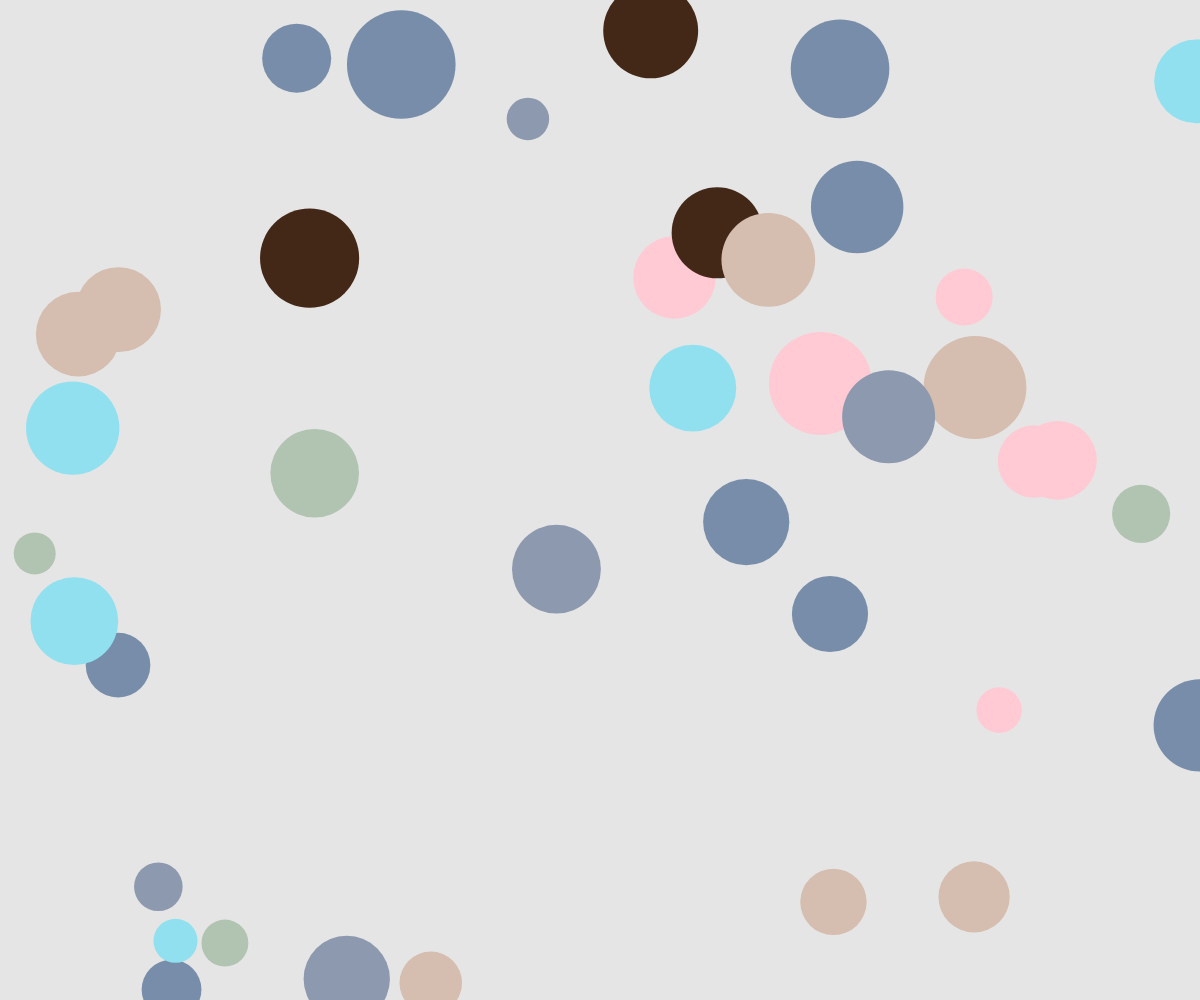
Frame 1 (no input)
Frame 60 (no input): identical to frame 1, image omitted
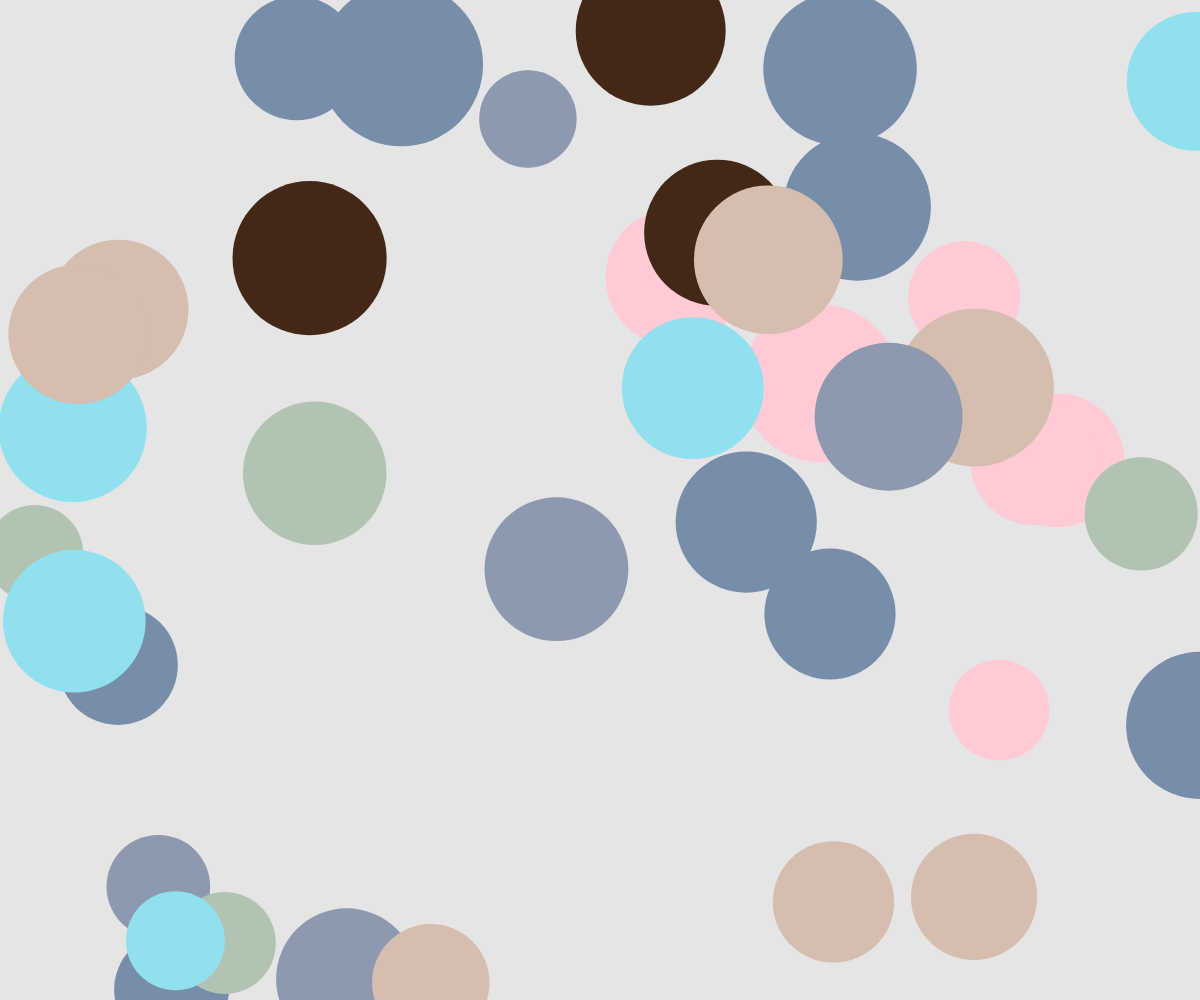
Frame 120 (the mouse pressed at the canvas centre since frame 60)

The p5.js sketch that drew these frames (run headless with seeded random() and noise() and a simulated clock; from frame 60 on, the mouse is pressed at the canvas centre):

// p5.js sketch
// ── sketch.js
let circles = [];
let colors = ["#432818", "#ffcad4", "#778da9", "#d5bdaf", "#8d99ae", "#90e0ef", "#b0c4b1", "#778da9"];

function setup() {
  createCanvas(windowWidth, windowHeight); // 全視窗畫布
  background('#e5e5e5'); // 設定背景顏色

  // 產生 40 個圓的初始資料
  for (let i = 0; i < 40; i++) {
    circles.push({
      x: random(width), // 隨機 x 座標
      y: random(height), // 隨機 y 座標
      size: random(30, 100), // 隨機大小
      color: color(random(colors)) // 從顏色清單中隨機選擇顏色
    });
  }
}

function draw() {
  background('#e5e5e5'); // 重繪背景

  // 計算圓的大小變化
  let sizeOffset = map(mouseX, 0, width, 10, 120);

  // 繪製所有圓
  for (let circle of circles) {
    fill(circle.color);
    noStroke();
    ellipse(circle.x, circle.y, circle.size + sizeOffset); // 圓的大小隨滑鼠移動變化
  }
}

function windowResized() {
  resizeCanvas(windowWidth, windowHeight); // 當視窗大小改變時調整畫布
}
// ── style.css
/* 選單樣式 */
.menu {
  position: absolute;
  top: -50px; /* 初始隱藏選單 */
  right: 10px;
  list-style: none;
  margin: 0;
  padding: 0;
  display: flex;
  gap: 30px;
  z-index: 3; /* 選單在最上層 */
  opacity: 0; /* 初始透明度為 0 */
  transition: top 0.5s ease, opacity 0.5s ease; /* 滑入滑出效果 */
}

.menu li {
  position: relative;
}

.menu a {
  text-decoration: none;
  color: #000;
  font-weight: bold;
  font-size: 20px;
  padding: 5px 10px;
  border: 1px solid #ccc;
  border-radius: 5px;
  background-color: #f9f9f9;
  transition: background-color 0.3s;
}

.menu a:hover {
  background-color: #e0e0e0;
}

/* 子選單樣式 */
.submenu-items {
  display: flex; /* 子選單文字顯示在同一行 */
  position: absolute;
  top: 100%;
  left: 0;
  list-style: none;
  margin: 0;
  padding: 0;
  background-color: #f9f9f9;
  border: 1px solid #ccc;
  border-radius: 5px;
  z-index: 3;
  gap: 10px; /* 子選單項目之間的間距 */
}

.submenu:hover .submenu-items {
  display: flex; /* 保持子選單顯示 */
}

.submenu-items li {
  padding: 5px 10px;
}

.submenu-items a {
  font-size: 16px;
}

/* iframe 樣式 */
#iframe-display {
  position: absolute;
  top: 10%;
  left: 10%;
  width: 80%;
  height: 80%;
  background-color: rgba(255, 255, 255, 0.2); /* 背景透明度 0.2 */
  border: none;
  z-index: 2; /* iframe 在第二層 */
  display: none; /* 預設隱藏 */
}

/* Sketch.js 動畫層 */
canvas {
  position: absolute;
  top: 0;
  left: 0;
  z-index: 1; /* 動畫在最底層 */
}
